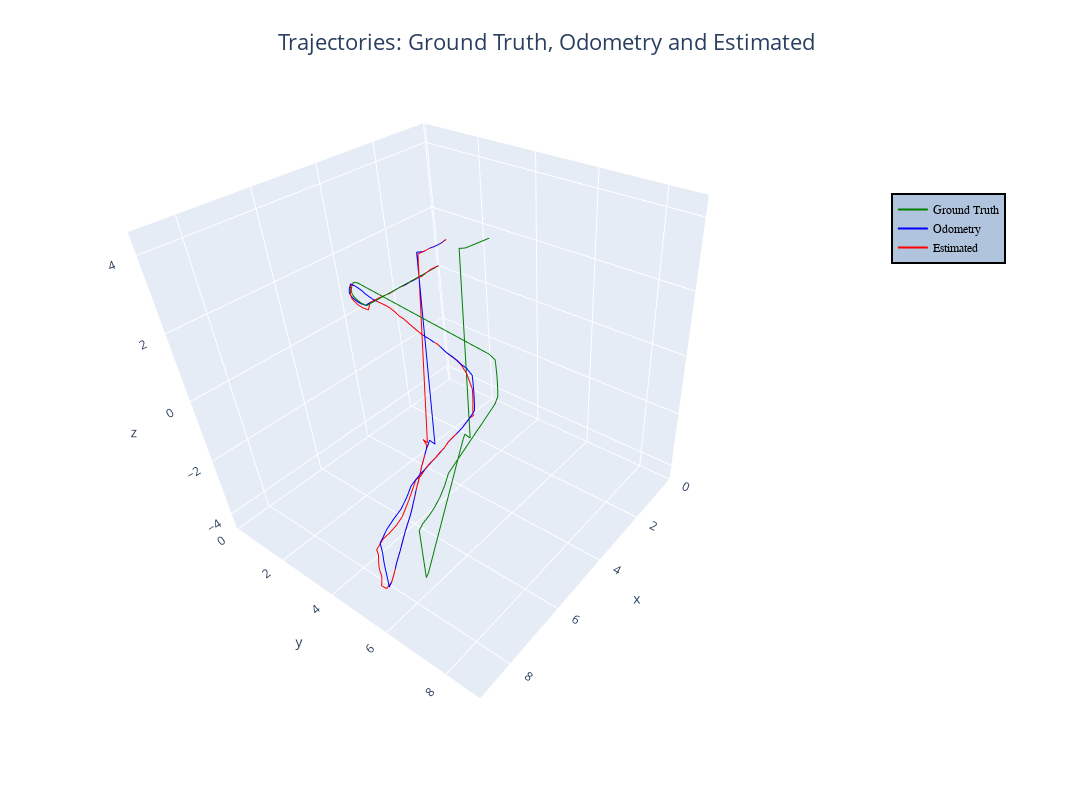

Notebook cell for this chart:
### Code cell
plot = Plot(title='Trajectories: Ground Truth, Odometry and Estimated')
plot.add_trajectory(gt_trajectory_to_plot, 'Ground Truth', 'green', 2)
plot.add_trajectory(odom_trajectory_to_plot, 'Odometry', 'blue', 2)
plot.add_trajectory(estimated_trajectory_to_plot, 'Estimated', 'red', 2)
plot.show()
